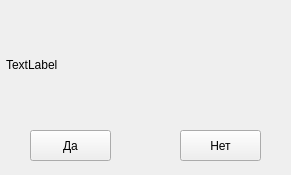
<?xml version="1.0" encoding="UTF-8"?>
<ui version="4.0">
 <class>MainWindow</class>
 <widget class="QMainWindow" name="MainWindow">
  <property name="geometry">
   <rect>
    <x>0</x>
    <y>0</y>
    <width>291</width>
    <height>175</height>
   </rect>
  </property>
  <property name="minimumSize">
   <size>
    <width>291</width>
    <height>175</height>
   </size>
  </property>
  <property name="maximumSize">
   <size>
    <width>291</width>
    <height>175</height>
   </size>
  </property>
  <property name="windowTitle">
   <string>MainWindow</string>
  </property>
  <property name="dockNestingEnabled">
   <bool>false</bool>
  </property>
  <widget class="QWidget" name="centralwidget">
   <widget class="QLabel" name="labelImage">
    <property name="geometry">
     <rect>
      <x>-14</x>
      <y>-6</y>
      <width>311</width>
      <height>201</height>
     </rect>
    </property>
    <property name="text">
     <string/>
    </property>
   </widget>
   <widget class="QLabel" name="label">
    <property name="geometry">
     <rect>
      <x>6</x>
      <y>14</y>
      <width>281</width>
      <height>101</height>
     </rect>
    </property>
    <property name="text">
     <string>TextLabel</string>
    </property>
   </widget>
   <widget class="QPushButton" name="Yes">
    <property name="geometry">
     <rect>
      <x>30</x>
      <y>130</y>
      <width>81</width>
      <height>31</height>
     </rect>
    </property>
    <property name="text">
     <string>Да</string>
    </property>
   </widget>
   <widget class="QPushButton" name="No">
    <property name="geometry">
     <rect>
      <x>180</x>
      <y>130</y>
      <width>81</width>
      <height>31</height>
     </rect>
    </property>
    <property name="text">
     <string>Нет</string>
    </property>
   </widget>
  </widget>
 </widget>
 <resources/>
 <connections/>
</ui>
